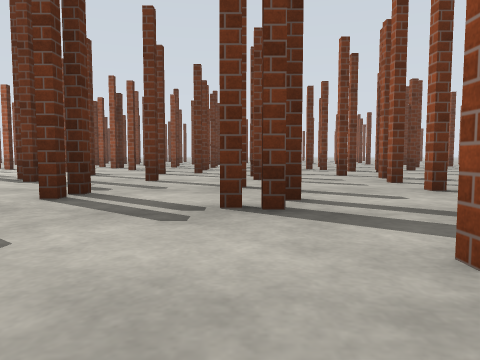
View 1 (above)

18 first-person views from a walk through a robot-simulator world made for Gazebo. The camera is 0.72 m above the floor, tilts 4° down and sees 70° across. The floor is counted in squares, 2 m on a side. Each view is taken from the middle of a square. On the plan, view 1 faces up. The plan holds only what a view shows up to about 9 squares ahead; the rest is blank. The place goes on beyond the plan. Surface patterns are stand-ins for the level's own textures.

View 2
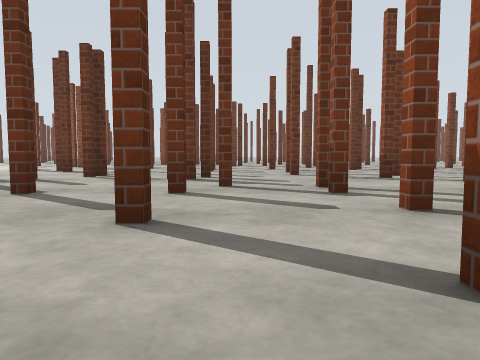

View 3
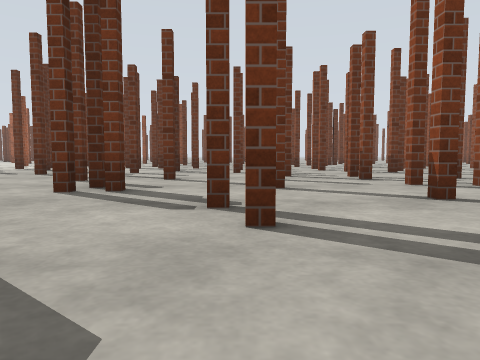

View 4
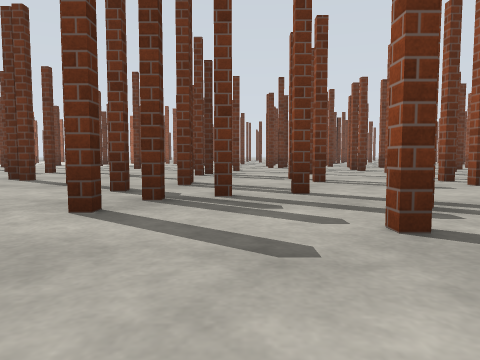

View 5
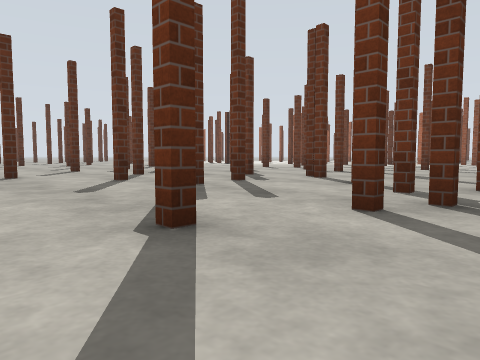

View 6
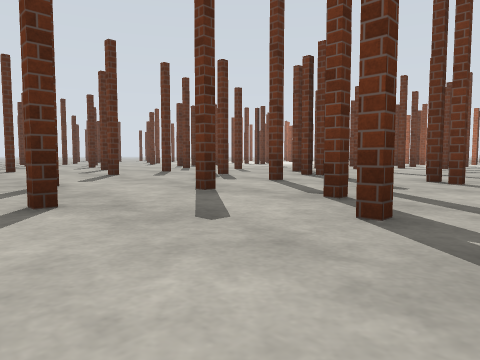

View 7
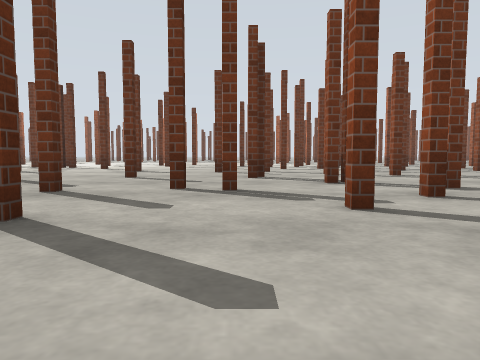

View 8
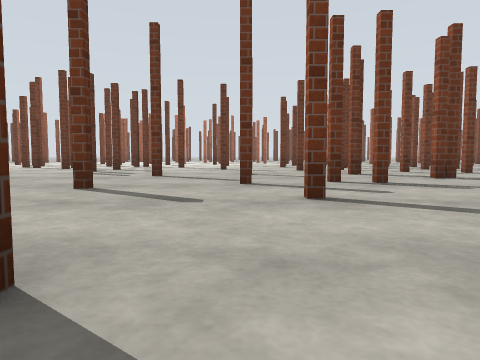

View 9
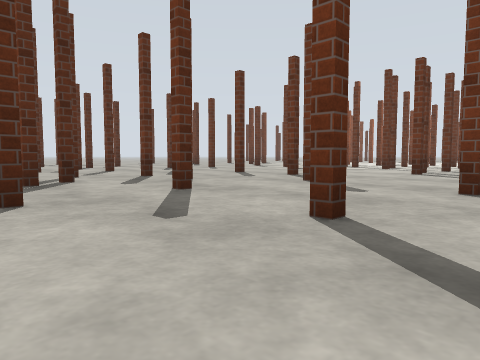

View 10
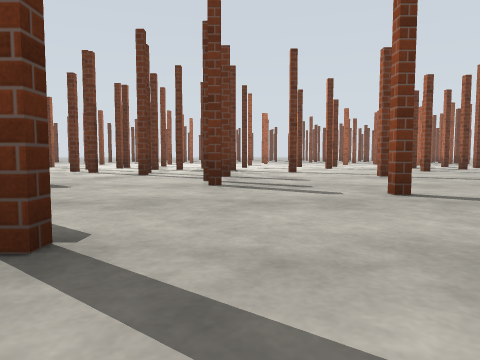

View 11
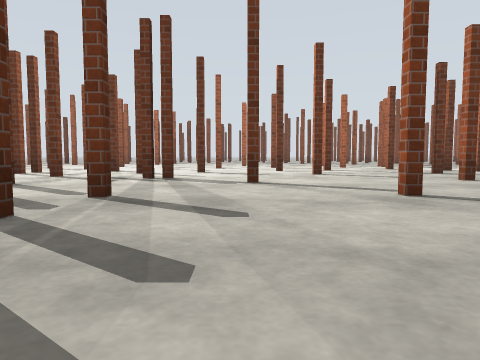

View 12
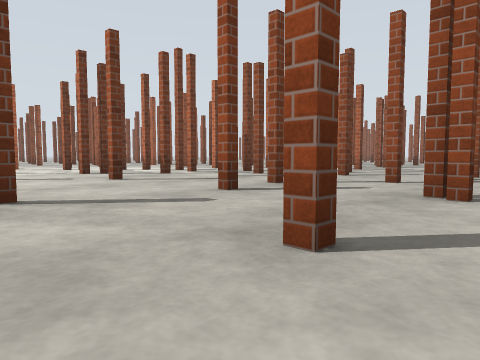

View 13
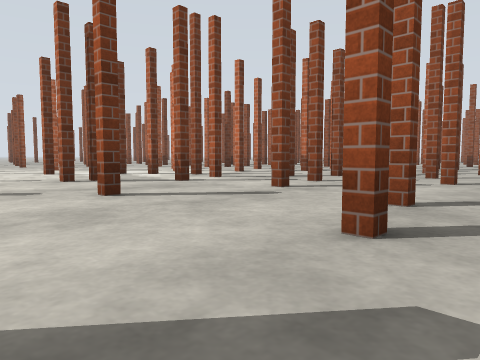

View 14
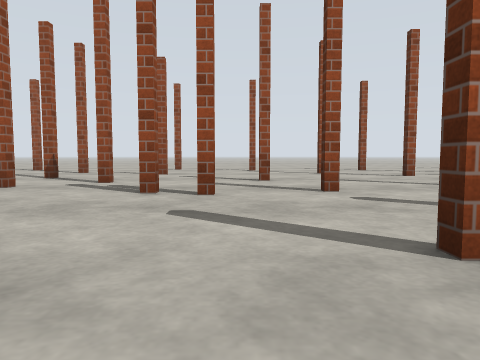

View 15
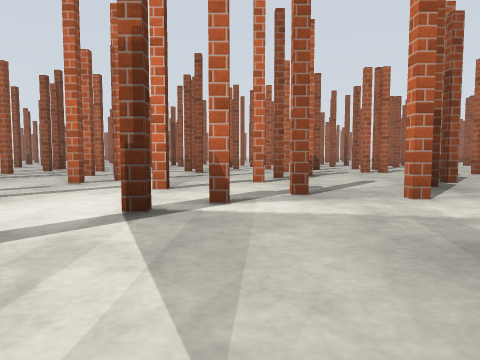

View 16
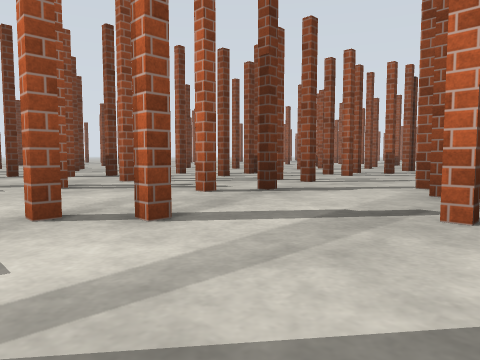

View 17
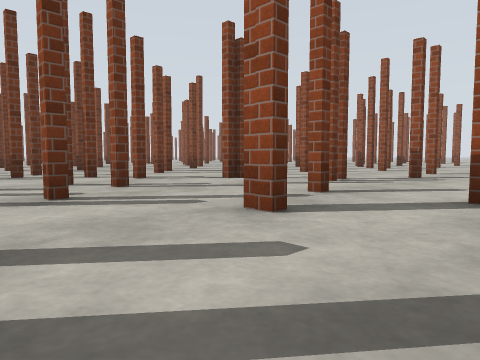

View 18
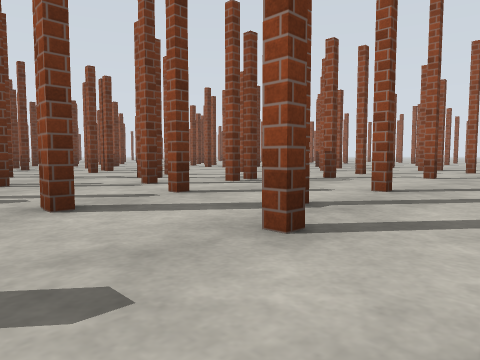

### Floor plan
Key: @ floor where view 1 was taken; # wall or solid block; . floor; P pillar.
Columns run from 16 left of view 1 to 12 right of it. Each row starts with its distance up from view 1.
 15              .P
 14              ..
 13              ..
 12             .PPP..
 11             ..PPP..
 10             ........
  9         .......P.PP.P.
  8        .....P.........
  7 P.....P.PP.P...P.....
  6 .P.P.P............P.P
  5 ..P.....P....P.P.....P.
  4 .P.P.....P.P...........
  3 ....P..#....P.P....PP..P.
  2 .#..........P...P...P.....
  1 ...P.....P.P.....PP..P....
  0 P.........P...PP@.P.P.P....
 -1 ......P.P..PP.P...PP.P.P....
 -2 ..................P..P..P...P
 -3 ............P...P.P......P...
 -4 ....................P......
 -5 .P.....P.P....PP.. ....
 -6 P...........P.P.P.
 -7 P....P...........
 -8   ..............
 -9   ..P....P..P

Where each view was taken, in squares from view 1:
view 1: 0 up, 0 right, facing up
view 2: 3 down, 1 right, facing up
view 3: 5 down, 0 right, facing up
view 4: 8 down, 1 left, facing up
view 5: 8 down, 1 left, facing up-left
view 6: 8 down, 3 left, facing up-left
view 7: 7 down, 8 left, facing up
view 8: 8 down, 10 left, facing up
view 9: 8 down, 11 left, facing up-left
view 10: 5 down, 13 left, facing up
view 11: 2 down, 12 left, facing up
view 12: 2 down, 11 left, facing up-right
view 13: 0 up, 10 left, facing up-right
view 14: 0 up, 9 left, facing down
view 15: 6 up, 9 left, facing right
view 16: 6 up, 5 left, facing up-right
view 17: 4 down, 2 right, facing up-right
view 18: 5 down, 3 right, facing up-right
